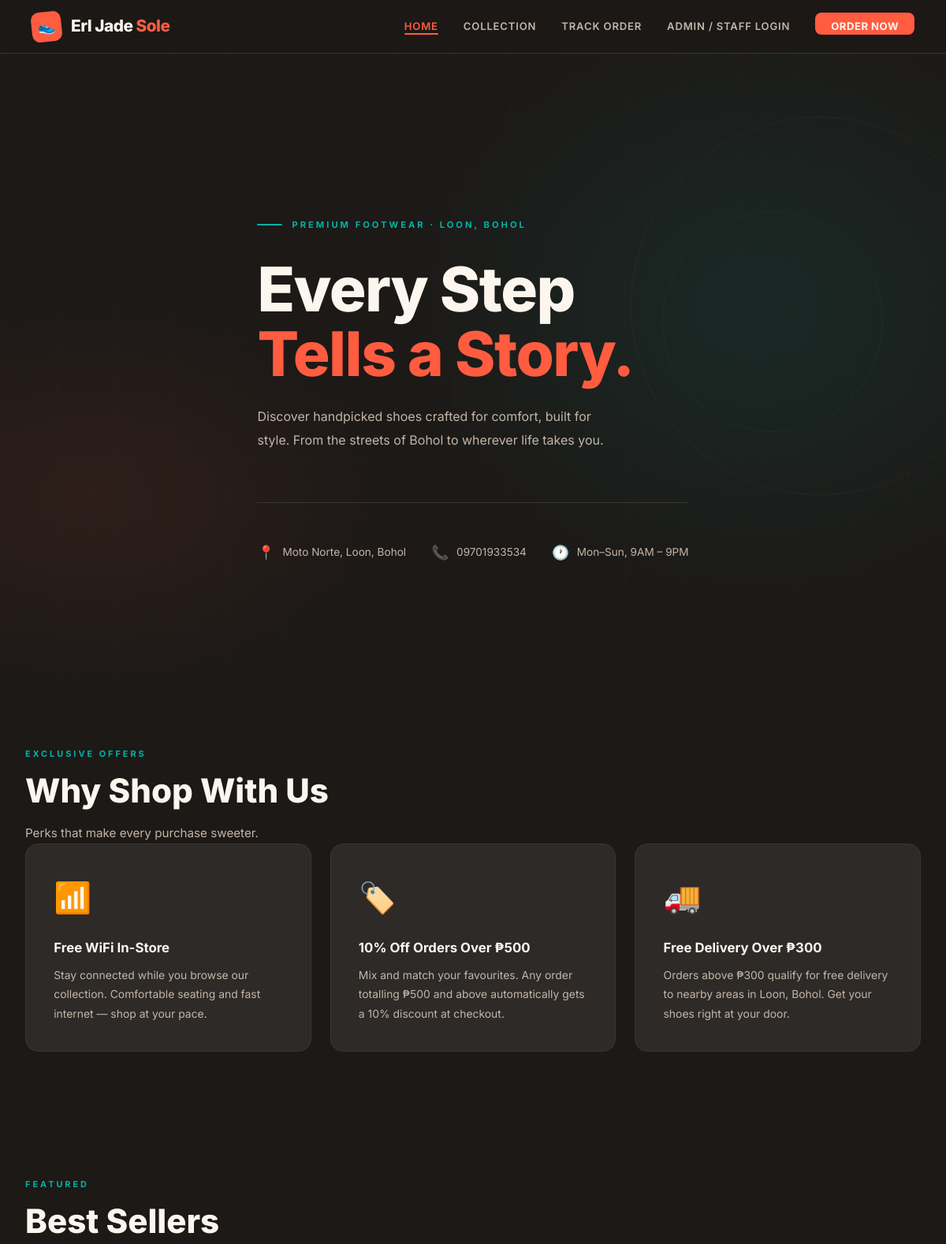
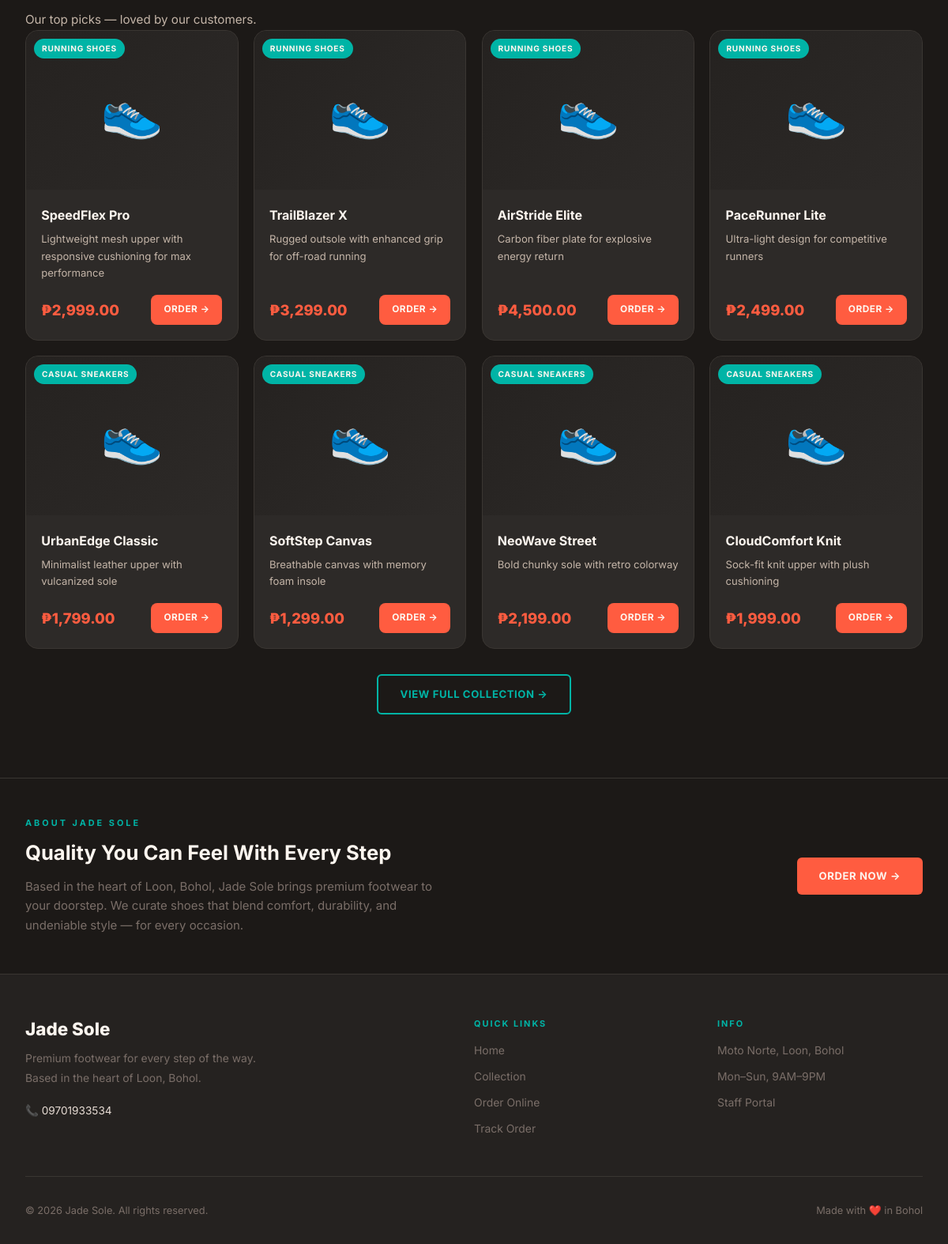
The page / on the database its author committed (2 pictures, top to bottom).
### tables this page shows
CREATE TABLE IF NOT EXISTS products (
    id INT AUTO_INCREMENT PRIMARY KEY,
    name VARCHAR(150) NOT NULL,
    description TEXT,
    price DECIMAL(10,2) NOT NULL,
    category_id INT,
    image VARCHAR(255) DEFAULT 'default.jpg',
    stock INT DEFAULT 10,
    is_available TINYINT(1) DEFAULT 1,
    created_at TIMESTAMP DEFAULT CURRENT_TIMESTAMP,
    FOREIGN KEY (category_id) REFERENCES categories(id) ON DELETE SET NULL
);

CREATE TABLE IF NOT EXISTS categories (
    id INT AUTO_INCREMENT PRIMARY KEY,
    name VARCHAR(100) NOT NULL,
    description TEXT,
    created_at TIMESTAMP DEFAULT CURRENT_TIMESTAMP
);

### config.php (called while the page is built, shortened)
<?php
function isLoggedIn() {
    return isset($_SESSION['staff_id']);
}
?>

### index.php (the view, shortened to what this page needs)
<?php require_once 'config.php'; ?>
<!DOCTYPE html>
<html lang="en">
<head>
<link rel="stylesheet" href="assets/css/style.css">
</head>
<body>
<?php include 'includes/navbar.php'; ?>
<div class="page-wrap">
  <section class="hero">
    <div class="hero-bg"></div>
    <div class="hero-lines"></div>
    <div class="container hero-content">
      <div class="hero-eyebrow">
        <span class="hero-eyebrow-line"></span>
        Premium Footwear · Loon, Bohol
      </div>
      <h1 class="hero-title">
        Every Step<br>
        <em>Tells a Story.</em>
      </h1>
      <p class="hero-subtitle">
        Discover handpicked shoes crafted for comfort, built for style.
        From the streets of Bohol to wherever life takes you.
      </p>
      <div class="hero-info-strip">
        <div class="hero-info-item">
          <span class="icon">📍</span>
          <span><?= SITE_LOCATION ?></span>
        </div>
        <div class="hero-info-item">
          <span class="icon">📞</span>
          <span><?= SITE_CONTACT ?></span>
        </div>
        <div class="hero-info-item">
          <span class="icon">🕐</span>
          <span><?= SITE_HOURS ?></span>
        </div>
      </div>
    </div>
  </section>
  <section class="section" style="background: var(--off-black);">
    <div class="container">
      <span class="section-tag">Exclusive Offers</span>
      <h2 class="section-title">Why Shop With Us</h2>
      <p class="section-subtitle mb-4">Perks that make every purchase sweeter.</p>
      <div class="promos-grid">
        <div class="promo-card">
          <span class="promo-icon">📶</span>
          <div class="promo-title">Free WiFi In-Store</div>
          <p class="promo-desc">Stay connected while you browse our collection. Comfortable seating and fast internet — shop at your pace.</p>
        </div>
        <div class="promo-card">
          <span class="promo-icon">🏷️</span>
          <div class="promo-title">10% Off Orders Over ₱500</div>
          <p class="promo-desc">Mix and match your favourites. Any order totalling ₱500 and above automatically gets a 10% discount at checkout.</p>
        </div>
        <div class="promo-card">
          <span class="promo-icon">🚚</span>
          <div class="promo-title">Free Delivery Over ₱300</div>
          <p class="promo-desc">Orders above ₱300 qualify for free delivery to nearby areas in Loon, Bohol. Get your shoes right at your door.</p>
        </div>
      </div>
    </div>
  </section>
  <section class="section">
    <div class="container">
      <span class="section-tag">Featured</span>
      <h2 class="section-title">Best Sellers</h2>
      <p class="section-subtitle mb-4">Our top picks — loved by our customers.</p>
      <div class="products-grid">
        <?php
        $sql = "SELECT p.*, c.name as cat_name FROM products p
                LEFT JOIN categories c ON p.category_id = c.id
                WHERE p.is_available = 1
                ORDER BY p.id ASC LIMIT 8";
        $res = $conn->query($sql);
        while ($p = $res->fetch_assoc()):
          $emoji = match((int)$p['category_id']) {
            1 => '👟', 2 => '👟', 3 => '👞', 4 => '🩴', 5 => '🥾', default => '👟'
          };
        ?>
        <div class="product-card">
          <div class="product-img-wrap">
            <?php if ($p['image'] && $p['image'] !== 'default.jpg' && file_exists('assets/images/'.$p['image'])): ?>
              <img src="assets/images/<?= htmlspecialchars($p['image']) ?>" alt="<?= htmlspecialchars($p['name']) ?>">
            <?php else: ?>
              <div class="product-placeholder"><?= $emoji ?></div>
            <?php endif; ?>
            <span class="product-badge"><?= htmlspecialchars($p['cat_name']) ?></span>
          </div>
          <div class="product-info">
            <div class="product-name"><?= htmlspecialchars($p['name']) ?></div>
            <p class="product-desc"><?= htmlspecialchars($p['description']) ?></p>
            <div class="product-footer">
              <div class="product-price">₱<?= number_format($p['price'], 2) ?></div>
              <a href="order.php" class="product-add-btn">Order →</a>
            </div>
          </div>
        </div>
        <?php endwhile; ?>
      </div>
      <div class="text-center mt-4">
        <a href="menu.php" class="btn btn-outline">View Full Collection →</a>
      </div>
    </div>
  </section>
  <section class="section-sm" style="background: var(--off-black); border-top: 1px solid var(--border);">
    <div class="container">
      <div class="flex-between flex-wrap gap-2">
        <div>
          <span class="section-tag">About Jade Sole</span>
          <h2 style="font-size:1.6rem;">Quality You Can Feel With Every Step</h2>
          <p class="text-dim mt-2" style="max-width:520px;">
            Based in the heart of Loon, Bohol, Jade Sole brings premium footwear to your doorstep.
            We curate shoes that blend comfort, durability, and undeniable style — for every occasion.
          </p>
        </div>
        <a href="order.php" class="btn btn-gold" style="flex-shrink:0;">Order Now →</a>
      </div>
    </div>
  </section>
</div>
<?php include 'includes/footer.php'; ?>
</body>
</html>

### includes/navbar.php (shortened to what this page needs)
<?php
$current = basename($_SERVER['PHP_SELF']);
$dir = basename(dirname($_SERVER['PHP_SELF']));
$notifData = ['items' => [], 'count' => 0];
$notifCount = $notifData['count'];
$notifItems = $notifData['items'];
?>
<nav class="navbar">
  <a href="<?= ($dir === 'admin' || $dir === 'staff') ? '../' : '' ?>index.php" class="nav-brand">
    <div class="nav-logo-icon">👟</div>
    <div class="nav-brand-text">Erl Jade <span>Sole</span></div>
  </a>
  <ul class="nav-links">
    <?php if (!in_array($dir, ['admin', 'staff'])): ?>
      <li><a href="<?= ($dir === 'admin' || $dir === 'staff') ? '../' : '' ?>index.php" class="<?= $current==='index.php' && !in_array($dir,['admin','staff'])?'active':'' ?>">Home</a></li>
      <li><a href="<?= ($dir === 'admin' || $dir === 'staff') ? '../' : '' ?>menu.php" class="<?= $current==='menu.php'?'active':'' ?>">Collection</a></li>
      <li><a href="<?= ($dir === 'admin' || $dir === 'staff') ? '../' : '' ?>track.php" class="<?= $current==='track.php'?'active':'' ?>">Track Order</a></li>
    <?php endif; ?>
    <?php if (isLoggedIn()): ?>
      <li><a href="<?= isAdmin() ? (($dir==='admin'?'':'admin/')).'index.php' : (($dir==='staff'?'':'staff/')).'index.php' ?>">Dashboard</a></li>
      <?php if (!in_array($dir, ['admin', 'staff'])): ?>
      <li class="notif-wrapper">
        <button class="notif-bell" id="notifToggle" aria-label="Notifications">
          <svg width="20" height="20" viewBox="0 0 24 24" fill="none" stroke="currentColor" stroke-width="2" stroke-linecap="round" stroke-linejoin="round">
            <path d="M18 8A6 6 0 0 0 6 8c0 7-3 9-3 9h18s-3-2-3-9"/>
            <path d="M13.73 21a2 2 0 0 1-3.46 0"/>
          </svg>
          <?php if ($notifCount > 0): ?>
          <span class="notif-count"><?= $notifCount > 9 ? '9+' : $notifCount ?></span>
          <?php endif; ?>
        </button>
        <div class="notif-dropdown" id="notifDropdown">
          <div class="notif-header">
            <span class="notif-header-title">Notifications</span>
            <?php if ($notifCount > 0): ?>
            <span class="notif-header-badge"><?= $notifCount ?> new</span>
            <?php endif; ?>
          </div>
          <div class="notif-list">
            <?php if (empty($notifItems)): ?>
            <div class="notif-empty">
              <span style="font-size:1.8rem;">🔔</span>
              <p>You're all caught up!</p>
            </div>
            <?php else: ?>
              <?php foreach ($notifItems as $n): ?>
              <a href="<?= $n['link'] ?>" class="notif-item notif-item--<?= $n['type'] ?>">
                <div class="notif-item-icon"><?= $n['icon'] ?></div>
                <div class="notif-item-body">
                  <div class="notif-item-title"><?= $n['title'] ?></div>
                  <div class="notif-item-msg"><?= $n['message'] ?></div>
                  <?php if ($n['time']): ?>
                  <div class="notif-item-time"><?= timeAgo($n['time']) ?></div>
                  <?php endif; ?>
                </div>
              </a>
              <?php endforeach; ?>
            <?php endif; ?>
          </div>
          <?php if ($notifCount > 0): ?>
          <div class="notif-footer">
            <a href="<?= isAdmin() ? (($dir==='admin'?'':'admin/')).'orders.php' : (($dir==='staff'?'':'staff/')).'index.php' ?>">
              View all orders →
            </a>
          </div>
          <?php endif; ?>
        </div>
      </li>
      <?php endif; ?>
    <?php else: ?>
      <li><a href="<?= ($dir === 'admin' || $dir === 'staff') ? '../' : '' ?>login.php">Admin / Staff Login</a></li>
    <?php endif; ?>
    <?php if (!in_array($dir, ['admin', 'staff'])): ?>
      <li><a href="<?= ($dir === 'admin' || $dir === 'staff') ? '../' : '' ?>order.php" class="nav-cart-btn <?= $current==='order.php'?'active':'' ?>">Order Now</a></li>
    <?php endif; ?>
  </ul>
</nav>

### includes/footer.php
<footer>
  <div class="container">
    <div class="footer-grid">
      <div class="footer-brand">
        <h3>Jade <span style="color:var(--gold);">Sole</span></h3>
        <p>Premium footwear for every step of the way. Based in the heart of Loon, Bohol.</p>
        <p class="mt-2" style="color:var(--gold);font-size:0.85rem;">📞 09701933534</p>
      </div>
      <div class="footer-col">
        <h4>Quick Links</h4>
        <ul class="footer-links">
          <li><a href="index.php">Home</a></li>
          <li><a href="menu.php">Collection</a></li>
          <li><a href="order.php">Order Online</a></li>
          <li><a href="track.php">Track Order</a></li>
        </ul>
      </div>
      <div class="footer-col">
        <h4>Info</h4>
        <ul class="footer-links">
          <li><a href="#">Moto Norte, Loon, Bohol</a></li>
          <li><a href="#">Mon–Sun, 9AM–9PM</a></li>
          <li><a href="login.php">Staff Portal</a></li>
        </ul>
      </div>
    </div>
    <div class="footer-bottom">
      <span>© <?= date('Y') ?> Jade Sole. All rights reserved.</span>
      <span>Made with ❤️ in Bohol</span>
    </div>
  </div>
</footer>

### rows shown on the page
products: category "👟", category.name "RUNNING SHOES", name "SpeedFlex Pro", description "Lightweight mesh upper with responsive cushioning for max performance", price "2,999.00"
products: category "👟", category.name "RUNNING SHOES", name "TrailBlazer X", description "Rugged outsole with enhanced grip for off-road running", price "3,299.00"
products: category "👟", category.name "RUNNING SHOES", name "AirStride Elite", description "Carbon fiber plate for explosive energy return", price "4,500.00"
products: category "👟", category.name "RUNNING SHOES", name "PaceRunner Lite", description "Ultra-light design for competitive runners", price "2,499.00"
products: category "👟", category.name "CASUAL SNEAKERS", name "UrbanEdge Classic", description "Minimalist leather upper with vulcanized sole", price "1,799.00"
products: category "👟", category.name "CASUAL SNEAKERS", name "SoftStep Canvas", description "Breathable canvas with memory foam insole", price "1,299.00"
products: category "👟", category.name "CASUAL SNEAKERS", name "NeoWave Street", description "Bold chunky sole with retro colorway", price "2,199.00"
products: category "👟", category.name "CASUAL SNEAKERS", name "CloudComfort Knit", description "Sock-fit knit upper with plush cushioning", price "1,999.00"

### other values the page prints
SITE_LOCATION "Moto Norte, Loon, Bohol"
SITE_CONTACT "09701933534"
SITE_HOURS "Mon–Sun, 9AM – 9PM"
